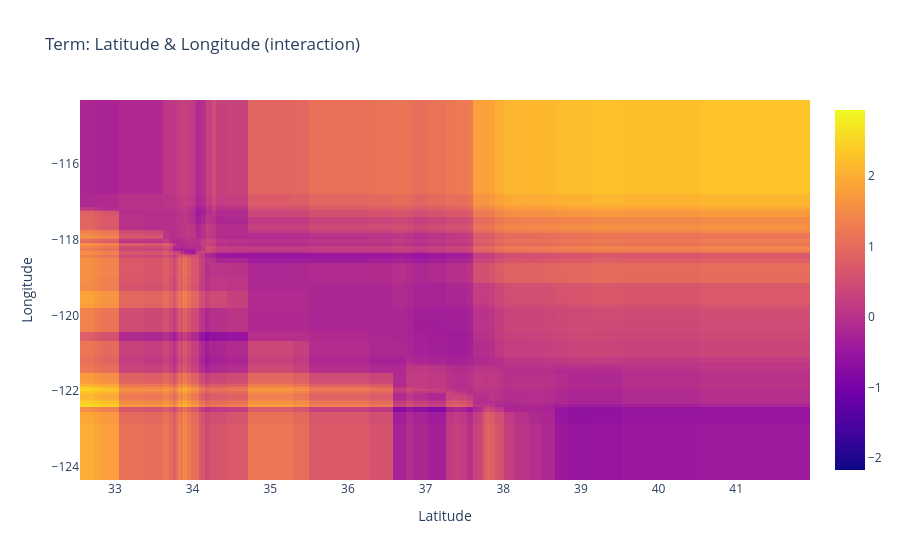

The notebook cell this image was saved under:
### Markdown cell above
### Visualizing a 2D FAST Interaction Term
Let's visualize the learned geographic interaction between `Latitude` and `Longitude`.

### Code cell
# Visualizing 2D FAST interaction term
lat_long_term = [t for t in ebm.term_names_ if 'Latitude' in t and 'Longitude' in t]

if lat_long_term:
    term_idx = ebm.term_names_.index(lat_long_term[0])
    print(f"Displaying 2D Interaction for: {lat_long_term[0]}")
    
    ebm_global = ebm.explain_global(name='EBM Global Explanation')
    
    # 1. Matplotlib Heatmap (guaranteed rendering in all Jupyter / VS Code environments)
    data_2d = ebm_global.data(term_idx)
    scores_2d = np.array(data_2d['scores'])
    
    plt.figure(figsize=(9, 7))
    im = plt.imshow(scores_2d.T, origin='lower', aspect='auto', cmap='viridis')
    plt.colorbar(im, label='Interaction Contribution ($100k)')
    plt.title(f'FAST 2D Interaction: {lat_long_term[0]}', fontsize=13, fontweight='bold')
    plt.xlabel('Latitude Bins', fontsize=11)
    plt.ylabel('Longitude Bins', fontsize=11)
    plt.grid(False)
    plt.tight_layout()
    plt.show()
    
    # 2. Interactive Plotly Figure (call directly or pass ebm_global to show)
    # Option A: display(ebm_global.visualize(term_idx))
    # Option B: show(ebm_global, term_idx)
    display(ebm_global.visualize(term_idx))
else:
    print("Latitude & Longitude was not in the top-ranked interaction list for this run.")

### Figure 1 — Plotly figure (JSON) as saved in the notebook; plotly's stock layout.template omitted (floating-point values rounded to 4 significant figures; data arrays with more than 128 entries replaced by an {"elided": "..."} marker saying what was removed)
{"data": [{"type": "heatmap", "x": [32.55, 32.72, 32.77, 32.83, 33.05, 33.38, 33.62, 33.7, 33.75, 33.78, 33.81, 33.84, 33.88, 33.89, 33.92, 33.95, 33.97, 33.98, 34.0, 34.03, 34.05, 34.06, 34.09, 34.11, 34.12, 34.16, 34.17, 34.2, 34.25, 34.3, 34.45, 34.72, 35.3, 35.5, 36.28, 36.59, 36.75, 36.84, 37.03, 37.27, 37.33, 37.36, 37.44, 37.53, 37.61, 37.67, 37.72, 37.75, 37.78, 37.81, 37.89, 37.95, 38.0, 38.14, 38.34, 38.48, 38.58, 38.66, 38.84, 39.14, 39.53, 40.53, 41.95], "y": [-124.3, -122.8, -122.6, -122.5, -122.4, -122.3, -122.3, -122.2, -122.2, -122.1, -122.1, -122.0, -122.0, -121.9, -121.8, -121.7, -121.5, -121.4, -121.3, -121.3, -121.1, -120.9, -120.7, -120.4, -120.1, -119.8, -119.7, -119.3, -119.1, -119.0, -118.6, -118.5, -118.4, -118.4, -118.4, -118.3, -118.3, -118.3, -118.3, -118.2, -118.2, -118.2, -118.1, -118.1, -118.1, -118.0, -118.0, -118.0, -117.9, -117.9, -117.8, -117.8, -117.7, -117.6, -117.4, -117.3, -117.3, -117.2, -117.1, -117.1, -117.0, -116.8, -114.3], "z": {"elided": "62x62 float values"}, "zmax": 2.93, "zmin": -2.167}], "layout": {"title": {"text": "Term: Latitude & Longitude (interaction)"}, "xaxis": {"title": {"text": "Latitude"}}, "yaxis": {"title": {"text": "Longitude"}}}}
